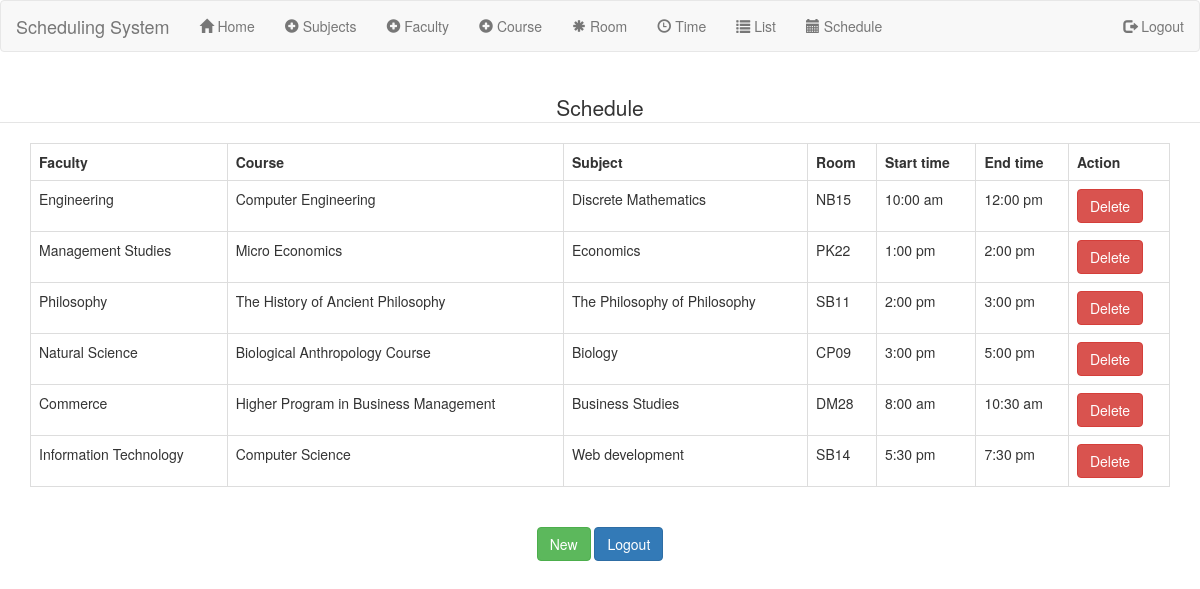
The page /tablelist.php on the database its author committed.
### tables this page shows
CREATE TABLE `addtable` (
  `id` int(11) NOT NULL,
  `faculty` varchar(250) NOT NULL,
  `course` varchar(250) NOT NULL,
  `subject` varchar(250) NOT NULL,
  `room` varchar(250) NOT NULL,
  `start_time` varchar(250) NOT NULL,
  `end_time` varchar(250) NOT NULL
);

### tablelist.php (the view, shortened to what this page needs)
<?php
   include_once("header.php");
   include_once("navbar.php");
?>
<html>
<head>
</head>
<body><br>
<div align="center">
			<fieldset>
            <legend>Schedule</legend>
<body>
    <?php
     echo "<tr>
            <td>";
			   $connect = mysqli_connect('localhost', 'root', '', 'schedule')or die("couldn't connect to the database!");
                    $query = ("SELECT * FROM addtable");
                    $result = mysqli_query($connect, $query) or die(mysqli_error());
                    echo "<div class='container'><table width='' class='table table-bordered' border='1' >
                            <tr>
                                <th>Faculty</th>
								<th>Course</th>
                                <th>Subject</th>
								<th>Room</th>
								<th>Start time</th>
								<th>End time</th>
                                <th>Action</th>
                            </tr>";
                        while($row = mysqli_fetch_array($result))
                        {
                        echo "<tr>";
                        echo "<td>" . $row['faculty'] . "</td>";
						echo "<td>" . $row['course'] . "</td>";
                        echo "<td>" . $row['subject'] . "</td>";
						echo "<td>" . $row['room'] . "</td>";
						echo "<td>" . $row['start_time'] . "</td>";
						echo "<td>" . $row['end_time'] . "</td>";
                        echo "<td><form class='form-horizontal' method='post' action='tablelist.php'>
                        <input name='id' type='hidden' value='".$row['id']."';>
                        <input type='submit' class='btn btn-danger' name='delete' value='Delete'>
                        </form></td>";
                        echo "</tr>";
                        }
                    echo "</table>";
            echo "</td>
        </tr>";
    ?>
</fieldset>
</div>
<div align="center">
<br>
<a href="home.php"><input type='submit' class='btn btn-success' name='delete' value='New'></a>
<a href="Index.php"><input type='submit' class='btn btn-primary' name='delete' value='Logout'></a>
</div>
	</body>
	</html>
<?php
   include_once("footer.php");
?>

### rows shown on the page
addtable: faculty "Engineering", course "Computer Engineering", subject "Discrete Mathematics", room "NB15", start_time "10:00 am", end_time "12:00 pm"
addtable: faculty "Management Studies", course "Micro Economics", subject "Economics", room "PK22", start_time "1:00 pm", end_time "2:00 pm"
addtable: faculty "Philosophy", course "The History of Ancient Philosophy", subject "The Philosophy of Philosophy", room "SB11", start_time "2:00 pm", end_time "3:00 pm"
addtable: faculty "Natural Science", course "Biological Anthropology Course", subject "Biology", room "CP09", start_time "3:00 pm", end_time "5:00 pm"
addtable: faculty "Commerce", course "Higher Program in Business Management", subject "Business Studies", room "DM28", start_time "8:00 am", end_time "10:30 am"
addtable: faculty "Information Technology", course "Computer Science", subject "Web development", room "SB14", start_time "5:30 pm", end_time "7:30 pm"
